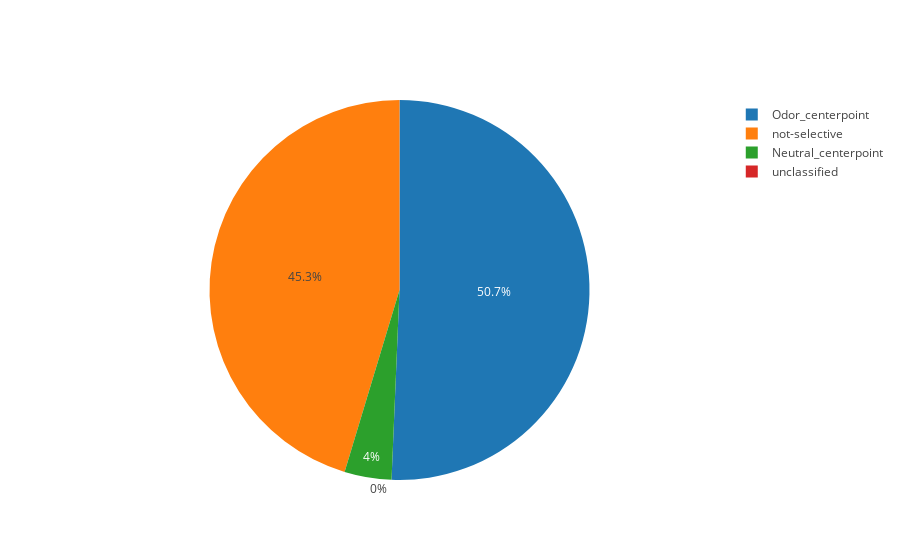

The code cell stored with this chart in its notebook:
### Code cell
popp_selective_neurons = Resampler.classify_by_behavior(drd87_classified_neurons, popp_real_diff_vals, "Odor_centerpoint", "Neutral_centerpoint")
plot_pie_chart(popp_selective_neurons, "Odor_centerpoint", "Neutral_centerpoint", "not-selective", "unclassified")

### Figure 1 — Plotly figure (JSON) as saved in the notebook; plotly's stock layout.template omitted (floating-point values rounded to 4 significant figures)
{"data": [{"labels": ["Odor_centerpoint", "Neutral_centerpoint", "not-selective", "unclassified"], "type": "pie", "uid": "228462", "values": [38, 3, 34, 0]}], "layout": {}}
